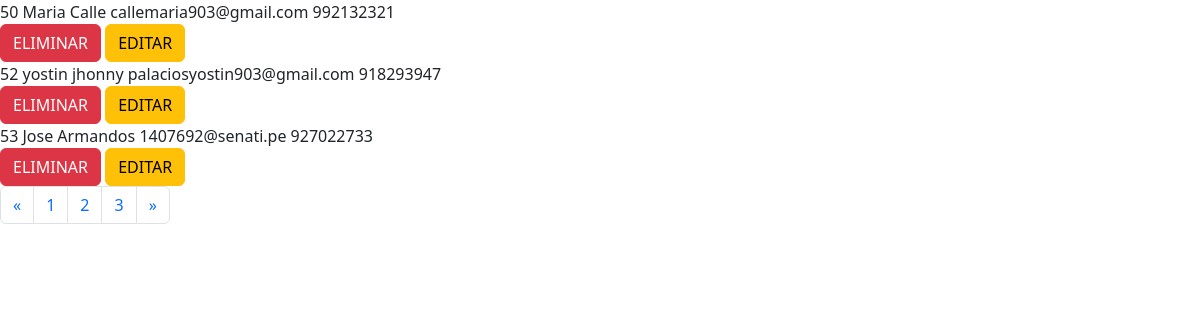
Screenshot of /controlador/movimientos-controlador.php?h=2 with the database file from the repository.
### tables this page shows
CREATE TABLE IF NOT EXISTS `contactosguardados` (
  `idContacto` int NOT NULL AUTO_INCREMENT,
  `nombreContacto` varchar(30) NOT NULL,
  `correoContacto` varchar(35) DEFAULT NULL,
  `numero` int NOT NULL,
  `id_usuario` int NOT NULL,
  PRIMARY KEY (`idContacto`)
);

### controlador/movimientos-controlador.php (called while the page is built)
<?php
    require_once 'modelo/movimiento-model.php';
    $arrayMovimientos = new movimientos_model();
    $array = $arrayMovimientos->get_movimientos();
    require_once 'vista/movimientos-vista.php';
?>

### modelo/paginacion-modelo.php (called while the page is built)
<?php
require_once('conexion.php');
$conexion = db2::conexionDB();
try {
    $sql1 = 'SELECT * from contactosguardados';
    $sql1 = $conexion->prepare($sql1);
    $sql1->execute();
    $resul = $sql1->rowCount();
    if (isset($_GET['h'])) {
        if ($_GET['h'] == 1) {
            header('location:index.php');
        } else {
            $pagina = $_GET['h'];
        }
    } else {
        $pagina = 1;
    }
    $cantidad_datos = 3;
    $total_hojas = ceil($resul / $cantidad_datos);
    $inicio_datos = ($pagina - 1) * $cantidad_datos;
} catch (Exception $e) {
    die('error en la paginacion ' . $e->getMessage());
}

### modelo/movimiento-model.php (called while the page is built)
<?php
class movimientos_model
{
    private $base;
    private $contactos;
    public function __construct()
    {
        require_once 'modelo/conexion.php';
        $this->base = db2::conexionDB();
        $this->contactos = array();
    }
    public function get_movimientos()
    {
        require_once 'paginacion-modelo.php';
        try {
            $sql = "SELECT * FROM contactosguardados limit $inicio_datos,$cantidad_datos";
            $salida = $this->base->query($sql);
            while ($fila = $salida->fetch(PDO::FETCH_ASSOC)) {
                $this->contactos[] = $fila;
            }
        } catch (Exception $e) {
            die('error ' . $e->getMessage());
        }
        return $this->contactos;
    }
}

### modelo/conexion.php (called while the page is built)
<?php
class db2
{
    public static function conexionDB()
    {
        try {
            $conexion = new PDO('mysql:host=localhost; dbname=db-agenda', 'root', '');
            $conexion->setAttribute(PDO::ATTR_ERRMODE, PDO::ERRMODE_EXCEPTION);
            $conexion->exec('set character set utf8');
        } catch (Exception $e) {
            die('error ' . $e->getMessage());
            echo 'linea del error ' . $e->getLine();
        }
        return $conexion;
    }
}
?>

### vista/movimientos-vista.php (the view, shortened to what this page needs)
<!DOCTYPE html>
<html lang="en">
<head>
    <link rel="stylesheet" href="/SIS-CONTROL-PRESUPUESTO/src/css/bootstrap.min.css">
</head>
<body>
    <?php
    require 'modelo/paginacion-modelo.php';
    foreach ($array as $resul) {
    ?>
        <tr>
            <th scope="row"><?PHP echo $resul['idContacto']  ?></th>
            <td class="text-secondary"><?php echo $resul['nombreContacto']; ?></td>
            <td class="text-secondary"><?php echo $resul['correoContacto']; ?></td>
            <td class="text-secondary"><?php echo $resul['numero']; ?></td>
            <form action="" method="post" id='enlace'>
                <td>
                    <a name='eliminar' id="eliminar" class="btn btn-danger" href="controlador/eliminar-controlador.php?id=<?php echo $resul['idContacto'] ?>">ELIMINAR</a>
                    <a name='actualizar' class="btn btn-warning" href="controlador/editar-controlador.php?id=<?php echo $resul['idContacto'] ?>">EDITAR</a>
                </td>
            </form>
        </tr>
    <?php
    }
    ?>
    <tr class="">
        <td class="border-0  pt-4">
            <nav aria-label="Page navigation example">
                <ul class="pagination">
                    <li class="page-item">
                        <a class="page-link" href="#" aria-label="Previous">
                            <span aria-hidden="true">&laquo;</span>
                        </a>
                    </li>
                    <?php
                    for ($i = 1; $i <= $total_hojas; $i++) {
                    ?>
                        <li class="page-item"><a class="page-link" href="?h=<?php echo $i ?>"><?php echo $i; ?></a></li>
                    <?php
                    }
                    ?>
                    <li class="page-item">
                        <a class="page-link" href="#" aria-label="Next">
                            <span aria-hidden="true">&raquo;</span>
                        </a>
                    </li>
                </ul>
            </nav>
        </td>
    </tr>
</body>
</html>

### rows the page displays
contactosguardados: idContacto "50", nombreContacto "Maria Calle", correoContacto "callemaria903@gmail.com", numero "992132321"
contactosguardados: idContacto "52", nombreContacto "yostin jhonny", correoContacto "palaciosyostin903@gmail.com", numero "918293947"
contactosguardados: idContacto "53", nombreContacto "Jose Armandos", correoContacto "1407692@senati.pe", numero "927022733"
